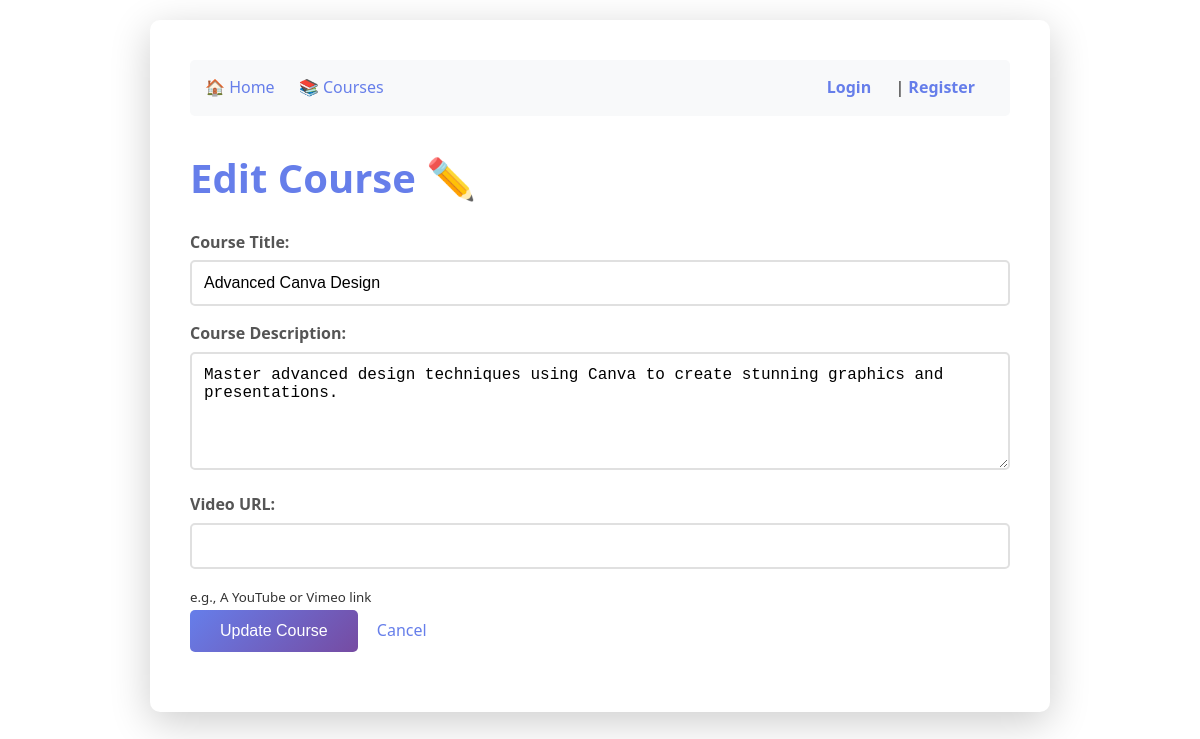
/edit-course/3 (signed in), run on the app's committed database.
### tables this page shows
CREATE TABLE courses (
                   id INTEGER PRIMARY KEY,
                   title TEXT NOT NULL,
                   description TEXT NOT NULL
               , video_url TEXT);

### routes/courses.py (the view)
    @app.route('/edit-course/<int:course_id>')
    def edit_course(course_id):
        if not is_admin():
            return redirect('/login')
        conn = get_db_connection()
        course = conn.execute(
            'SELECT * FROM courses WHERE id = ?',
            (course_id,)
        ).fetchone()
        conn.close()
        return render_template('edit_course.html', course=course)

### helpers.py (called while the page is built)
def get_db_connection():
    conn = sqlite3.connect('lms.db')
    conn.row_factory = sqlite3.Row
    return conn

def is_admin():
    if 'username' not in session:
        return False
    conn = get_db_connection()
    user = conn.execute(
        'SELECT is_admin FROM users WHERE username = ?',
        (session['username'],)
    ).fetchone()
    conn.close()
    return user and user['is_admin'] == 1

### templates/edit_course.html (shortened to what this page needs)
{% extends "base.html" %}
{% block content %}
    <h1>Edit Course ✏️</h1>
    {% if course %}
    <form method="POST" action="/edit-course/{{ course.id }}">
        <div>
            <label>Course Title:</label>
            <input type="text" name="title" value="{{ course.title }}" required minlength="3">
        </div>
        <div>
            <label>Course Description:</label>
            <textarea name="description" required minlength="10" rows="5">{{ course.description }}</textarea>
        </div>
        <div>
            <label>Video URL:</label>
            <input type="text" name="video_url" value="{{ course.video_url or '' }}">
            <small>e.g., A YouTube or Vimeo link</small>
        </div>
        <button type="submit">Update Course</button>
        <a href="/course/{{ course.id }}" style="margin-left: 15px;">Cancel</a>
    </form>
    {% else %}
        <p>Course not found.</p>
    {% endif %}
{% endblock %}

### static/css/style.css (style rules this page uses)
* { margin: 0; padding: 0; box-sizing: border-box; }
body { font-family: 'Segoe UI', Tahoma, Geneva, Verdana, sans-serif; line-height: 1.6; color: #333; background-color: linear-gradient(135deg, #667eea 0%, #764ba2 100%); padding: 20px; }
h1 { color: #667eea; margin-bottom: 20px; font-size: 2.5rem; }
a { color: #667eea; text-decoration: none; transition: color 0.3s ease; }
form { margin: 20px 0; }
label { display: block; margin-bottom: 5px; font-weight: bold; color: #555; }
input[type="text"], input[type="password"], textarea { width: 100%; padding: 12px; border: 2px solid #e0e0e0; border-radius: 5px; font-size: 16px; transition: border-color 0.3s; margin-bottom: 15px; }
button[type="submit"], .btn { background: linear-gradient(135deg, #667eea 0%, #764ba2 100%); color: white; padding: 12px 30px; border: none; border-radius: 5px; font-size: 16px; cursor: pointer; transition: transform 0.2s, box-shadow 0.2s; }

### data on the page
courses: title "Advanced Canva Design", description "Master advanced design techniques using Canva to create stunning graphics and presentations."
